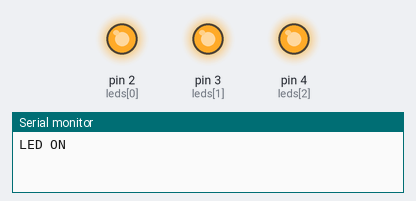
The sketch below on a simulated Arduino Uno, built with avr-gcc and run on an emulated ATmega328P. Parts: output pins drawn as LEDs (lit = HIGH), the last lines printed to the serial monitor.

Above: at 1.0 s.
At 3.0 s:
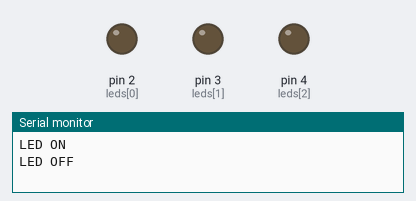
Timing chart, 0 to 5.2 s (numbered marks = the images above):
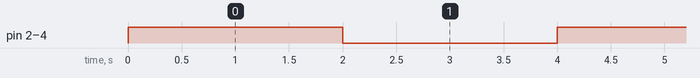

The sketch:

harjoitus_2_3.ino
```cpp
// Global variables
int time = 2000;
int leds[3] = {2,3,4};

void setup()
{
  // Serial port init
  Serial.begin(9600);
  // initialized pins with a list of pins
  for (int i = 0; i < 3; i++)
  {
    pinMode(leds[i], OUTPUT);
  }
}

void loop()
{
   ledsOnOff(leds, time);
}

// Puts all leds in array on for a while and then puts them off
// Led state is printed to Serial Monitor
void ledsOnOff(int leds[3], int time)
{
  Serial.println("LED ON");
  for (int i = 0; i < 3; i++) {
    digitalWrite(leds[i], HIGH);
  }
  delay(time);
  for (int i = 0; i < 3; i++) {
    digitalWrite(leds[i], LOW);
  }
  Serial.println("LED OFF");
  delay(time);
}
```

Measured:
- by itself, pin 2 (leds[0]), pin 3 (leds[1]), pin 4 (leds[2]): alternates HIGH for 2.0 s and LOW for 2.0 s
